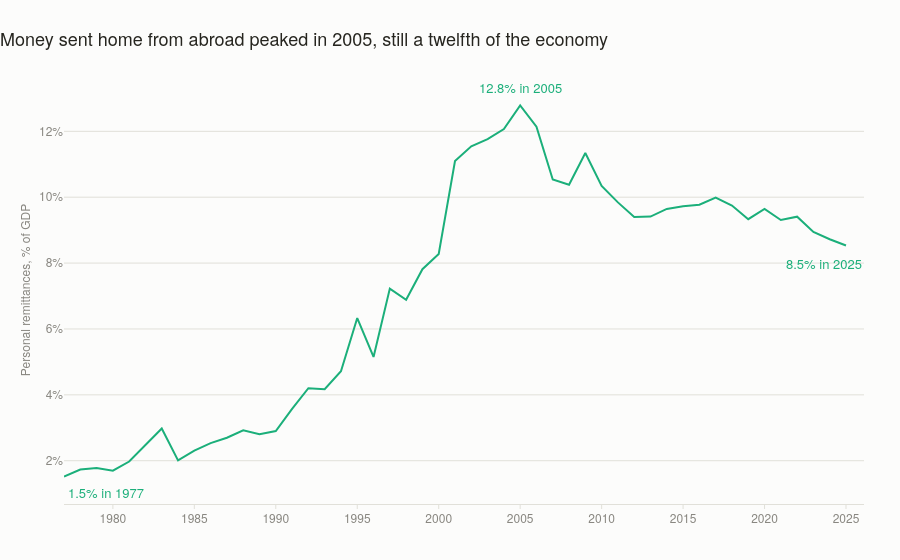

The notebook cell this image was saved under:
### Markdown cell above
## 4. Remittances

### Code cell
r = df["remittances"].dropna()

fig = go.Figure()
fig.add_trace(go.Scatter(
    x=r.index, y=r.values, mode="lines", line=dict(color=AQUA, width=2),
    hovertemplate="%{x}: %{y:.1f}% of GDP<extra></extra>"))

fig.add_annotation(x=1977, y=r[1977], text="1.5% in 1977", showarrow=False,
                   yshift=-16, xshift=42, font=dict(color=AQUA, size=13))
fig.add_annotation(x=2005, y=r[2005], text="12.8% in 2005", showarrow=False,
                   yshift=18, font=dict(color=AQUA, size=13))
fig.add_annotation(x=2025, y=r[2025], text="8.5% in 2025", showarrow=False,
                   yshift=-18, xshift=-22, font=dict(color=AQUA, size=13))

fig.update_layout(
    title="Money sent home from abroad peaked in 2005, still a twelfth of the economy",
    yaxis_title="Personal remittances, % of GDP",
    xaxis_title=None, yaxis_ticksuffix="%")
save(fig, "04-remittances")
fig.show()

### Figure 1 — Plotly figure (JSON) as saved in the notebook; plotly's stock layout.template omitted (floating-point values rounded to 4 significant figures)
{"data": [{"hovertemplate": "%{x}: %{y:.1f}% of GDP<extra></extra>", "line": {"color": "#1baf7a", "width": 2}, "mode": "lines", "type": "scatter", "x": [1977, 1978, 1979, 1980, 1981, 1982, 1983, 1984, 1985, 1986, 1987, 1988, 1989, 1990, 1991, 1992, 1993, 1994, 1995, 1996, 1997, 1998, 1999, 2000, 2001, 2002, 2003, 2004, 2005, 2006, 2007, 2008, 2009, 2010, 2011, 2012, 2013, 2014, 2015, 2016, 2017, 2018, 2019, 2020, 2021, 2022, 2023, 2024, 2025], "y": [1.521, 1.731, 1.781, 1.699, 1.975, 2.485, 2.977, 2.01, 2.305, 2.533, 2.699, 2.925, 2.808, 2.901, 3.572, 4.2, 4.17, 4.718, 6.332, 5.151, 7.225, 6.887, 7.815, 8.275, 11.1, 11.55, 11.76, 12.07, 12.78, 12.14, 10.54, 10.38, 11.34, 10.35, 9.843, 9.396, 9.411, 9.645, 9.724, 9.774, 9.988, 9.748, 9.333, 9.643, 9.309, 9.41, 8.945, 8.725, 8.532]}], "layout": {"annotations": [{"font": {"color": "#1baf7a", "size": 13}, "showarrow": false, "text": "1.5% in 1977", "x": 1977, "xshift": 42, "y": 1.521, "yshift": -16}, {"font": {"color": "#1baf7a", "size": 13}, "showarrow": false, "text": "12.8% in 2005", "x": 2005, "y": 12.78, "yshift": 18}, {"font": {"color": "#1baf7a", "size": 13}, "showarrow": false, "text": "8.5% in 2025", "x": 2025, "xshift": -22, "y": 8.532, "yshift": -18}], "title": {"text": "Money sent home from abroad peaked in 2005, still a twelfth of the economy"}, "xaxis": {"title": {}}, "yaxis": {"ticksuffix": "%", "title": {"text": "Personal remittances, % of GDP"}}}}
